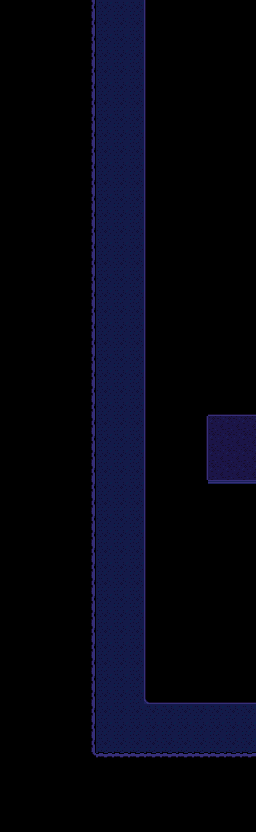

Rendered tile map (Tiled .tmx) drawn with the repository's tilesets; below, a short description and the full map source, tile grids included:
An orthogonal 16x52 tile map with 16x16 px tiles, 3 tile layers (BGLower, BGUpper, BGUpper2) and 4 objects.

<map version="1.10" tiledversion="1.10.1" orientation="orthogonal" renderorder="right-down" width="16" height="52" tilewidth="16" tileheight="16" infinite="0" nextlayerid="11" nextobjectid="321">
 <tileset firstgid="1" source="waterfall.tsx" />
 <layer id="7" name="BGLower" width="16" height="52">
  <data encoding="csv">
119,119,119,119,119,120,192,192,192,61,119,119,119,119,119,119,
119,119,119,119,119,120,192,192,192,61,119,119,119,119,119,119,
119,119,119,119,119,120,192,192,192,61,119,119,119,119,119,119,
119,119,119,119,119,120,192,192,192,61,119,119,119,119,119,119,
119,119,119,119,119,120,192,192,192,61,119,119,119,119,119,119,
119,119,119,119,119,120,192,192,192,61,119,119,119,119,119,119,
119,119,119,119,119,120,192,192,192,61,119,119,119,119,119,119,
119,119,119,119,119,120,192,192,192,61,119,119,119,119,119,119,
119,119,119,119,119,120,192,192,192,61,119,119,119,119,119,119,
119,119,119,119,119,120,192,192,192,61,119,119,119,119,119,119,
119,119,119,119,119,120,192,192,192,61,119,119,119,119,119,119,
119,119,119,119,119,120,192,192,192,61,119,119,119,119,119,119,
119,119,119,119,119,120,192,192,192,61,119,119,119,119,119,119,
119,119,119,119,119,120,192,192,192,61,119,119,119,119,119,119,
119,119,119,119,119,120,192,192,192,61,119,119,119,119,119,119,
119,119,119,119,119,120,192,192,192,61,119,119,119,119,119,119,
119,119,119,119,119,120,192,192,192,61,119,119,119,119,119,119,
119,119,119,119,119,120,192,192,192,61,119,119,119,119,119,119,
119,119,119,119,119,120,192,192,192,61,119,119,119,119,119,119,
119,119,119,119,119,120,192,192,192,61,119,119,119,119,119,119,
119,119,119,119,119,120,192,192,192,61,119,119,119,119,119,119,
119,119,119,119,119,120,192,192,192,61,119,119,119,119,119,119,
119,119,119,119,119,120,192,192,192,61,119,119,119,119,119,119,
119,119,119,119,119,120,192,192,192,61,119,119,119,119,119,119,
119,119,119,119,119,120,192,192,192,61,119,119,119,119,119,119,
119,119,119,119,119,120,192,192,192,61,119,119,119,80,80,80,
119,119,119,119,119,120,192,192,192,61,119,119,63,116,116,116,
119,119,119,119,119,120,192,192,192,61,119,119,63,116,116,116,
119,119,119,119,119,120,192,192,192,61,119,119,63,116,116,116,
119,119,119,119,119,120,192,192,192,61,119,119,63,116,116,116,
119,119,119,119,119,120,192,192,192,61,119,119,119,44,44,44,
119,119,119,119,119,120,192,192,192,61,119,119,119,119,119,119,
119,119,119,119,119,120,192,192,192,61,119,119,119,119,119,119,
119,119,119,119,119,120,192,192,192,61,119,119,119,119,119,119,
119,119,119,119,119,120,192,192,192,61,119,119,119,119,119,119,
119,119,119,119,119,120,192,192,192,61,119,119,119,119,119,119,
119,119,119,119,119,120,192,192,192,61,119,119,119,119,119,119,
119,119,119,119,119,120,192,192,192,61,119,119,119,119,119,119,
119,119,119,119,119,120,192,192,192,61,119,119,119,119,119,119,
119,119,119,119,119,120,192,192,192,61,119,119,119,119,119,119,
119,119,119,119,119,120,192,192,192,61,119,119,119,119,119,119,
119,119,119,119,119,120,192,192,192,61,119,119,119,119,119,119,
119,119,119,119,119,120,192,192,192,61,119,119,119,119,119,119,
119,119,119,119,119,120,192,192,192,79,80,80,80,80,80,80,
119,119,119,119,119,120,192,192,192,192,192,192,192,192,192,192,
119,119,119,119,119,120,192,192,192,192,192,192,192,192,192,192,
119,119,119,119,119,120,192,192,192,192,192,192,192,192,192,192,
119,119,119,119,119,27,101,101,101,101,101,101,101,101,101,101,
119,119,119,119,119,119,119,119,119,119,119,119,119,119,119,119,
119,119,119,119,119,119,119,119,119,119,119,119,119,119,119,119,
119,119,119,119,119,119,119,119,119,119,119,119,119,119,119,119,
119,119,119,119,119,119,119,119,119,119,119,119,119,119,119,119
</data>
 </layer>
 <layer id="8" name="BGUpper" width="16" height="52">
  <data encoding="csv">
0,0,0,0,0,0,0,0,0,0,0,0,0,0,0,0,
0,0,0,0,0,0,0,0,0,0,0,0,0,0,0,0,
0,0,0,0,0,0,0,0,0,0,0,0,0,0,0,0,
0,0,0,0,0,0,0,0,0,0,0,0,0,0,0,0,
0,0,0,0,0,0,0,0,0,0,0,0,0,0,0,0,
0,0,0,0,0,0,0,0,0,0,0,0,0,0,0,0,
0,0,0,0,0,0,0,0,0,0,0,0,0,0,0,0,
0,0,0,0,0,0,0,0,0,0,0,0,0,0,0,0,
0,0,0,0,0,0,0,0,0,0,0,0,0,0,0,0,
0,0,0,0,0,0,0,0,0,0,0,0,0,0,0,0,
0,0,0,0,0,0,0,0,0,0,0,0,0,0,0,0,
0,0,0,0,0,0,0,0,0,0,0,0,0,0,0,0,
0,0,0,0,0,0,0,0,0,0,0,0,0,0,0,0,
0,0,0,0,0,0,0,0,0,0,0,0,0,0,0,0,
0,0,0,0,0,0,0,0,0,0,0,0,0,0,0,0,
0,0,0,0,0,0,0,0,0,0,0,0,0,0,0,0,
0,0,0,0,0,0,0,0,0,0,0,0,0,0,0,0,
0,0,0,0,0,0,0,0,0,0,0,0,0,0,0,0,
0,0,0,0,0,0,0,0,0,0,0,0,0,0,0,0,
0,0,0,0,0,0,0,0,0,0,0,0,0,0,0,0,
0,0,0,0,0,0,0,0,0,0,0,0,0,0,0,0,
0,0,0,0,0,0,0,0,0,0,0,0,0,0,0,0,
0,0,0,0,0,0,0,0,0,0,0,0,0,0,0,0,
0,0,0,0,0,0,0,0,0,0,0,0,0,0,0,0,
0,0,0,0,0,0,0,0,0,0,0,0,0,0,0,0,
0,0,0,0,0,0,0,0,0,0,0,0,0,0,0,0,
0,0,0,0,0,0,0,0,0,0,0,0,0,0,0,0,
0,0,0,0,0,0,0,0,0,0,0,0,0,0,0,0,
0,0,0,0,0,0,0,0,0,0,0,0,0,0,0,0,
0,0,0,0,0,0,0,0,0,0,0,0,0,0,0,0,
0,0,0,0,0,0,0,0,0,0,0,0,0,0,0,0,
0,0,0,0,0,0,0,0,0,0,0,0,0,0,0,0,
0,0,0,0,0,0,0,0,0,0,0,0,0,0,0,0,
0,0,0,0,0,0,0,0,0,0,0,0,0,0,0,0,
0,0,0,0,0,0,0,0,0,0,0,0,0,0,0,0,
0,0,0,0,0,0,0,0,0,0,0,0,0,0,0,0,
0,0,0,0,0,0,0,0,0,0,0,0,0,0,0,0,
0,0,0,0,0,0,0,0,0,0,0,0,0,0,0,0,
0,0,0,0,0,0,0,0,0,0,0,0,0,0,0,0,
0,0,0,0,0,0,0,0,0,0,0,0,0,0,0,0,
0,0,0,0,0,0,0,0,0,0,0,0,0,0,0,0,
0,0,0,0,0,0,0,0,0,0,0,0,0,0,0,0,
0,0,0,0,0,0,0,0,0,0,0,0,0,0,0,0,
0,0,0,0,0,0,0,0,0,0,0,0,0,0,0,0,
0,0,0,0,0,0,0,0,0,0,0,0,0,0,0,0,
0,0,0,0,0,0,0,0,0,0,0,0,0,0,0,0,
0,0,0,0,0,0,0,0,0,0,0,0,0,0,0,0,
0,0,0,0,0,0,0,0,0,0,0,0,0,0,0,0,
0,0,0,0,0,0,0,0,0,0,0,0,0,0,0,0,
0,0,0,0,0,0,0,0,0,0,0,0,0,0,0,0,
0,0,0,0,0,0,0,0,0,0,0,0,0,0,0,0,
0,0,0,0,0,0,0,0,0,0,0,0,0,0,0,0
</data>
 </layer>
 <layer id="9" name="BGUpper2" width="16" height="52">
  <data encoding="csv">
0,0,0,0,0,0,0,0,0,0,0,0,0,0,0,0,
0,0,0,0,0,0,0,0,0,0,0,0,0,0,0,0,
0,0,0,0,0,0,0,0,0,0,0,0,0,0,0,0,
0,0,0,0,0,0,0,0,0,0,0,0,0,0,0,0,
0,0,0,0,0,0,0,0,0,0,0,0,0,0,0,0,
0,0,0,0,0,0,0,0,0,0,0,0,0,0,0,0,
0,0,0,0,0,0,0,0,0,0,0,0,0,0,0,0,
0,0,0,0,0,0,0,0,0,0,0,0,0,0,0,0,
0,0,0,0,0,0,0,0,0,0,0,0,0,0,0,0,
0,0,0,0,0,0,0,0,0,0,0,0,0,0,0,0,
0,0,0,0,0,0,0,0,0,0,0,0,0,0,0,0,
0,0,0,0,0,0,0,0,0,0,0,0,0,0,0,0,
0,0,0,0,0,0,0,0,0,0,0,0,0,0,0,0,
0,0,0,0,0,0,0,0,0,0,0,0,0,0,0,0,
0,0,0,0,0,0,0,0,0,0,0,0,0,0,0,0,
0,0,0,0,0,0,0,0,0,0,0,0,0,0,0,0,
0,0,0,0,0,0,0,0,0,0,0,0,0,0,0,0,
0,0,0,0,0,0,0,0,0,0,0,0,0,0,0,0,
0,0,0,0,0,0,0,0,0,0,0,0,0,0,0,0,
0,0,0,0,0,0,0,0,0,0,0,0,0,0,0,0,
0,0,0,0,0,0,0,0,0,0,0,0,0,0,0,0,
0,0,0,0,0,0,0,0,0,0,0,0,0,0,0,0,
0,0,0,0,0,0,0,0,0,0,0,0,0,0,0,0,
0,0,0,0,0,0,0,0,0,0,0,0,0,0,0,0,
0,0,0,0,0,0,0,0,0,0,0,0,0,0,0,0,
0,0,0,0,0,0,0,0,0,0,0,0,0,0,0,0,
0,0,0,0,0,0,0,0,0,0,0,0,0,0,0,0,
0,0,0,0,0,0,0,0,0,0,0,0,0,0,0,0,
0,0,0,0,0,0,0,0,0,0,0,0,0,0,0,0,
0,0,0,0,0,0,0,0,0,0,0,0,0,0,0,0,
0,0,0,0,0,0,0,0,0,0,0,0,0,0,0,0,
0,0,0,0,0,0,0,0,0,0,0,0,0,0,0,0,
0,0,0,0,0,0,0,0,0,0,0,0,0,0,0,0,
0,0,0,0,0,0,0,0,0,0,0,0,0,0,0,0,
0,0,0,0,0,0,0,0,0,0,0,0,0,0,0,0,
0,0,0,0,0,0,0,0,0,0,0,0,0,0,0,0,
0,0,0,0,0,0,0,0,0,0,0,0,0,0,0,0,
0,0,0,0,0,0,0,0,0,0,0,0,0,0,0,0,
0,0,0,0,0,0,0,0,0,0,0,0,0,0,0,0,
0,0,0,0,0,0,0,0,0,0,0,0,0,0,0,0,
0,0,0,0,0,0,0,0,0,0,0,0,0,0,0,0,
0,0,0,0,0,0,0,0,0,0,0,0,0,0,0,0,
0,0,0,0,0,0,0,0,0,0,0,0,0,0,0,0,
0,0,0,0,0,0,0,0,0,0,0,0,0,0,0,0,
0,0,0,0,0,0,0,0,0,0,0,0,0,0,0,0,
0,0,0,0,0,0,0,0,0,0,0,0,0,0,0,0,
0,0,0,0,0,0,0,0,0,0,0,0,0,0,0,0,
0,0,0,0,0,0,0,0,0,0,0,0,0,0,0,0,
0,0,0,0,0,0,0,0,0,0,0,0,0,0,0,0,
0,0,0,0,0,0,0,0,0,0,0,0,0,0,0,0,
0,0,0,0,0,0,0,0,0,0,0,0,0,0,0,0,
0,0,0,0,0,0,0,0,0,0,0,0,0,0,0,0
</data>
 </layer>
 <objectgroup id="10" name="Wall">
  <object id="317" x="80" y="0" width="16" height="752" />
  <object id="318" x="96" y="752" width="160" height="16" />
  <object id="319" x="144" y="688" width="112" height="16" />
  <object id="320" x="144" y="0" width="16" height="688" />
 </objectgroup>
 <objectgroup id="3" name="Entity" opacity="0.71" />
 <objectgroup draworder="index" id="4" name="Warp" />
 <objectgroup id="5" name="Path" />
</map>
